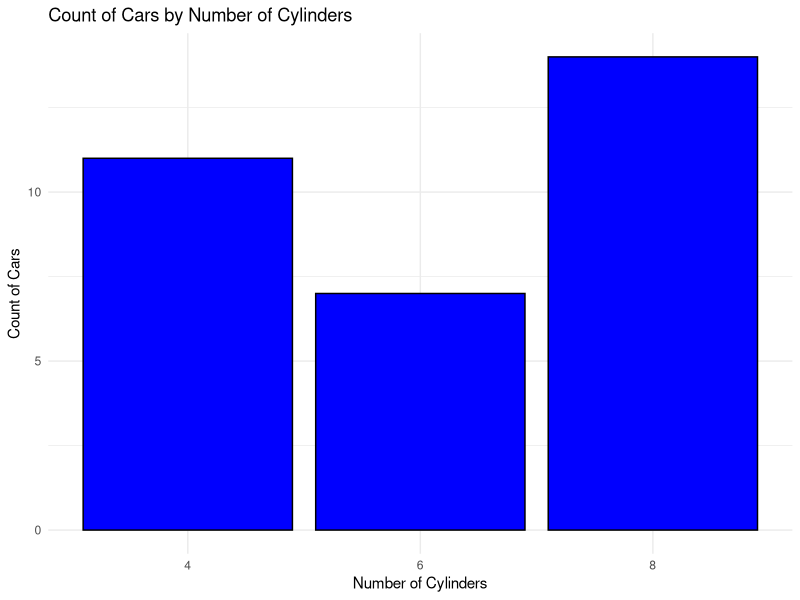

Write the R code that produced this figure.
#R Demo Project 1

# Load necessary package
library(ggplot2)

# View the first few rows of the mtcars dataset
head(mtcars)

# Create a bar graph using ggplot2
ggplot(data = mtcars, aes(x = factor(cyl))) +
  geom_bar(fill = "blue", color = "black") +
  labs(title = "Count of Cars by Number of Cylinders",
       x = "Number of Cylinders",
       y = "Count of Cars") +
  theme_minimal()